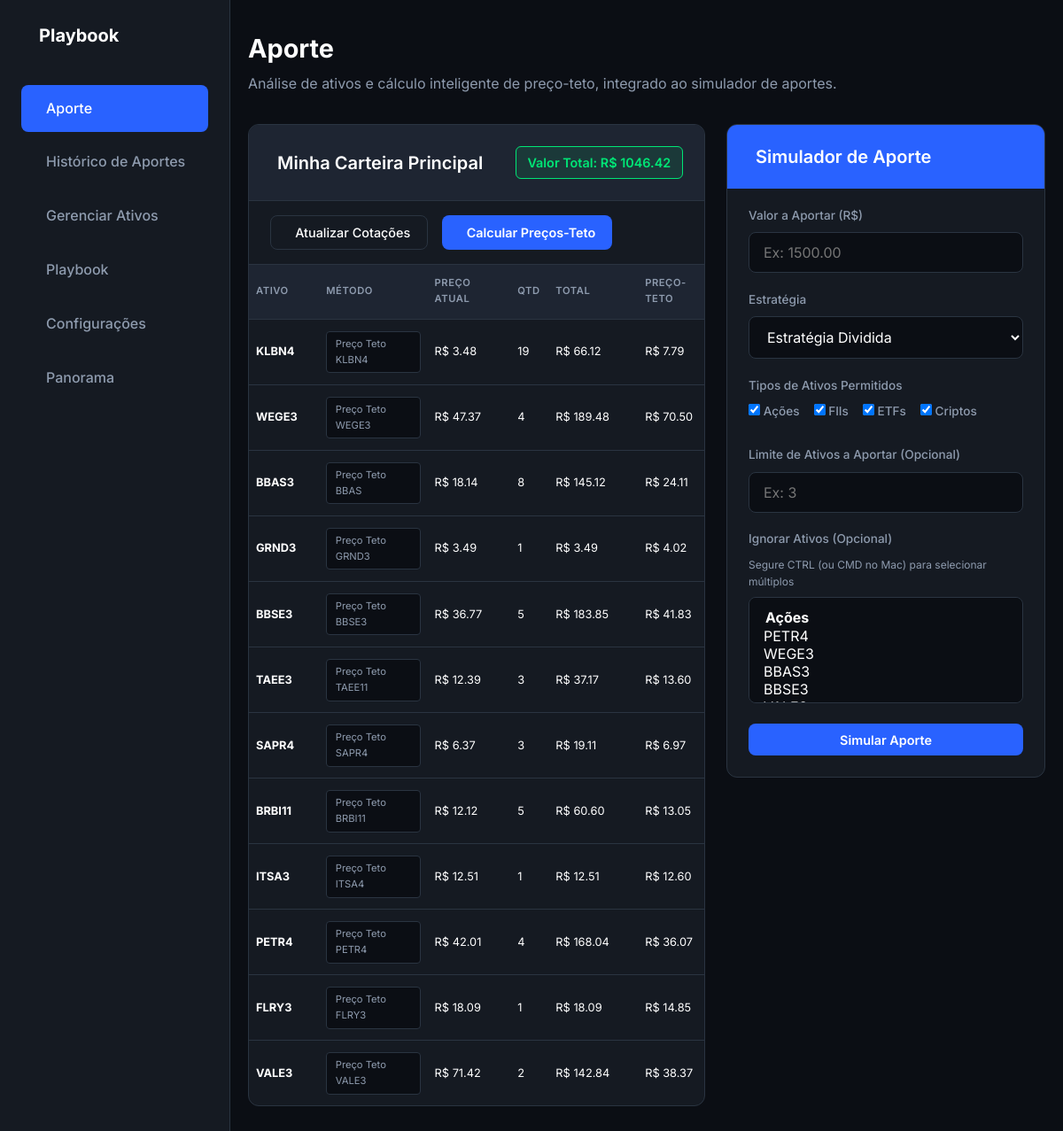
Page /aporte/simulador/ on the committed database.
### portfolio/models.py (models this page shows, shortened)
class Carteira(models.Model):
    nome = models.CharField(max_length=100, default="Minha Carteira Principal")
    margem_de_seguranca_minima = models.FloatField(default=5.0)
    banda_mais = models.FloatField(default=15.0)
    banda_menos = models.FloatField(default=2.5)
    @property
    def valor_total(self):
        total = 0.0
        related_names = [
            "ativos",              # Ações
            "fiis",                # FIIs
            "criptos",             # Criptomoedas
            "rendas_fixas",        # Renda Fixa
            "etfs_br",             # ETFs Brasil
            "etfs_internacionais", # ETFs EUA
        ]
        for related_name in related_names:
            manager = getattr(self, related_name, None)
            if manager is not None:
                total += sum(pos.valor_total for pos in manager.all())
        return total

class AtivoNaCarteira(models.Model):
    METODOS_CHOICES = [
        ('graham', 'Benjamin Graham'),
        ('bazin', 'Décio Bazin'),
        ('lynch', 'Peter Lynch'),
        ('dfc', 'Fluxo de Caixa Descontado (DFC)'),
        ('projetivo', 'Modelo Projetivo'),
        ('bbas', 'Preço Teto BBAS'),
        ('bbse', 'Preço Teto BBSE3'),
        ('brbi', 'Preço Teto BRBI11'),
        ('flry', 'Preço Teto FLRY3'),
        ('grnd', 'Preço Teto GRND3'),
        ('itsa', 'Preço Teto ITSA4'),
        ('klbn', 'Preço Teto KLBN4'),
        ('petr', 'Preço Teto PETR4'),
        ('sapr', 'Preço Teto SAPR4'),
        ('taee', 'Preço Teto TAEE11'),
        ('vale', 'Preço Teto VALE3'),
        ('wege', 'Preço Teto WEGE3'),
    ]
    parametros_especificos = models.JSONField(default=dict, blank=True, help_text="Guarda parâmetros das formulas específicas (BBAS, PETR, etc.)")
    carteira = models.ForeignKey(Carteira, related_name='ativos', on_delete=models.CASCADE)
    acao = models.ForeignKey(Acao, on_delete=models.CASCADE)
    quantidade = models.IntegerField(default=0)
    preco_teto = models.FloatField(default=0.0)
    metodo_valuation = models.CharField(max_length=20, choices=METODOS_CHOICES, default='graham')
    parametro_bazin_dy = models.FloatField(default=6.0, help_text="Dividend Yield Desejado (%)")
    parametro_lynch_crescimento = models.FloatField(default=10.0, help_text="Taxa de Crescimento (%)")
    parametro_projetivo_pl_justo = models.FloatField(default=10.0, help_text="P/L Justo para modelo Projetivo")
    parametro_dfc_taxa_desconto = models.FloatField(default=10.0, help_text="Taxa de Desconto (%) para DFC")
    parametro_dfc_crescimento = models.FloatField(default=5.0, help_text="Crescimento Perpétuo (%) para DFC")
    parametro_dfc_fluxos = models.CharField(max_length=255, blank=True, null=True, help_text="Lista de fluxos (ex: [1.5, 1.7])")
    @property
    def margem_de_seguranca(self):
        if self.preco_teto > 0 and self.acao.preco_atual > 0:
            return ((self.preco_teto - self.acao.preco_atual) / self.preco_teto) * 100
        return 0.0
    @property
    def valor_total(self):
        return self.acao.preco_atual * self.quantidade
    @property
    def percentual_na_carteira(self):
        total_carteira = self.carteira.valor_total
        if total_carteira == 0:
            return 0
        return (self.valor_total / total_carteira) * 100

class Acao(models.Model):
    ticket = models.CharField(max_length=10, unique=True)
    nome = models.CharField(max_length=100)
    preco_atual = models.FloatField(default=0.0)

### aporte/views.py (the view, shortened to what this page needs)
# urls.py: path('simulador/', views.simulador_aporte, name='simulador_aporte'),
def simulador_aporte(request):
    carteira = Carteira.objects.first()
    recomendacoes = []
    aporte_restante = 0
    erro = None
    resumo = None
    ativos_ordenados = []
    if carteira:
        ativos_ordenados = sorted(
            carteira.ativos.all(),
            key=lambda a: getattr(a, 'margem_de_seguranca', 0),
            reverse=True
        )
    context = {
        "carteira": carteira,
        "ativos_ordenados": ativos_ordenados,
        "recomendacoes": recomendacoes,
        "aporte_restante": aporte_restante,
        "erro": erro,
        "resumo": resumo,
        "filtros": request.POST,
        "tipos_selecionados": request.POST.getlist("tipos_permitidos") if "calcular_aporte" in request.POST else ["acao", "fii", "etf", "cripto"],
        "excluidos_selecionados": request.POST.getlist("ativos_excluidos")
    }
    return render(request, "aporte/simulador.html", context)

### aporte/templates/aporte/simulador.html (shortened to what this page needs)
{% extends "base/base.html" %}
{% load static %}
{% block nav_simulador %}active{% endblock %}
{% block content %}
<header class="top-header">
    <h1>Aporte</h1>
    <p>Análise de ativos e cálculo inteligente de preço-teto, integrado ao simulador de aportes.</p>
</header>
{% if carteira %}
    <div class="dashboard-grid">
        <div class="main-column">
            <div class="panel">
                <div class="panel-header">
                    <h2> {{ carteira.nome }}</h2>
                    <span class="badge-total">Valor Total: R$ {{ carteira.valor_total|floatformat:2 }}</span>
                </div>
                <form method="POST" class="actions-bar">
                    <button type="submit" name="atualizar_precos" class="btn-outline">
                         Atualizar Cotações
                    </button>
                    <button type="submit" name="calcular_tetos" class="btn-primary">
                         Calcular Preços-Teto
                    </button>
                </form>
                <div class="table-container">
                    <table class="data-table">
                        <thead>
                            <tr>
                                <th>Ativo</th><th>Método</th><th>Preço Atual</th>
                                <th>Qtd</th><th>Total</th><th>Preço-Teto</th>
                            </tr>
                        </thead>
                        <tbody>
                            {% for ativo in ativos_ordenados %}
                            <tr id="linha-ativo-{{ ativo.id }}">
                                <td class="ticker-cell">
                                    {{ ativo.acao.ticket }}
                                </td>
                                <td><span class="method-badge">{{ ativo.get_metodo_valuation_display }}</span></td>
                                <td id="preco-atual-{{ ativo.id }}">R$ {{ ativo.acao.preco_atual|floatformat:2 }}</td>
                                <td>{{ ativo.quantidade }}</td>
                                <td id="valor-total-{{ ativo.id }}">R$ {{ ativo.valor_total|floatformat:2 }}</td>
                                <td id="preco-teto-{{ ativo.id }}">R$ {{ ativo.preco_teto|floatformat:2 }}</td>
                            </tr>
                            {% empty %}
                            <tr><td colspan="8" style="text-align: center; color: var(--text-muted);">Nenhum ativo cadastrado.</td></tr>
                            {% endfor %}
                        </tbody>
                    </table>
                </div>
            </div>
        </div>
        <div class="side-column">
            <div class="panel">
                <div class="panel-header" style="background: var(--primary); border: none;">
                    <h2 style="color: white;"> Simulador de Aporte</h2>
                </div>
                <form action="{% url 'simulador_aporte' %}" method="POST">
                    <div class="form-group">
                        <label>Valor a Aportar (R$)</label>
                        <input type="number" step="0.01" name="valor" value="{{ filtros.valor }}" min="0.01" class="form-input" required placeholder="Ex: 1500.00">
                    </div>
                    <div class="form-group">
                        <label>Estratégia</label>
                        <select name="estrategia" class="form-input">
                            <option value="dividido">Estratégia Dividida</option>
                        </select>
                    </div>
                    <div class="form-group">
                        <label>Tipos de Ativos Permitidos</label>
                        <div style="display: flex; gap: 1rem; color: var(--text-muted); font-size: 0.85rem; flex-wrap: wrap;">
                            <label><input type="checkbox" name="tipos_permitidos" value="acao" {% if "acao" in tipos_selecionados %}checked{% endif %}> Ações</label>
                            <label><input type="checkbox" name="tipos_permitidos" value="fii" {% if "fii" in tipos_selecionados %}checked{% endif %}> FIIs</label>
                            <label><input type="checkbox" name="tipos_permitidos" value="etf" {% if "etf" in tipos_selecionados %}checked{% endif %}> ETFs</label>
                            <label><input type="checkbox" name="tipos_permitidos" value="cripto" {% if "cripto" in tipos_selecionados %}checked{% endif %}> Criptos</label>
                        </div>
                    </div>
                    <div class="form-group">
                        <label>Limite de Ativos a Aportar (Opcional)</label>
                        <input type="number" step="1" min="1" name="limite_ativos" value="{{ filtros.limite_ativos }}" class="form-input" placeholder="Ex: 3">
                    </div>
                    <div class="form-group">
                        <label>Ignorar Ativos (Opcional)</label>
                        <span style="display:block; font-size: 0.75rem; color: var(--text-muted); margin-bottom: 0.5rem;">Segure CTRL (ou CMD no Mac) para selecionar múltiplos</span>
                        <select multiple name="ativos_excluidos" class="form-input" style="height: 120px;">
                            <optgroup label="Ações">
                                {% for ativo in carteira.ativos.all %}
                                    <option value="{{ ativo.acao.ticket }}" {% if ativo.acao.ticket in excluidos_selecionados %}selected{% endif %}>{{ ativo.acao.ticket }}</option>
                                {% endfor %}
                            </optgroup>
                        </select>
                    </div>
                    <button type="submit" name="calcular_aporte" class="btn-primary btn-full">Simular Aporte</button>
                </form>
            </div>
        </div>
    </div>
{% endif %}
{% endblock %}

### static/portfolio/css/style.css (style rules this page uses)
html[data-theme="dark"] { --bg-dark: #0B0E14; --bg-panel: #151A22; --bg-card: #1E2532; --text-main: #FFFFFF; --text-muted: #8E9BAE; --primary: #2962FF; --primary-hover: #1E4BD8; --success: #00E676; --success-bg: rgba(0, 230, 118, 0.1); --danger: #FF3D00; --danger-bg: rgba(255, 61, 0, 0.1); --warning: #FFC107; --border: #2A3441; }
* { margin: 0; padding: 0; box-sizing: border-box; font-family: 'Inter', sans-serif; }
body { background-color: var(--bg-dark); color: var(--text-main); line-height: 1.6; min-height: 100vh; display: flex; justify-content: center; }
.top-header { text-align: center; margin-bottom: 2rem; }
.top-header h1 { font-size: 2rem; font-weight: 700; display: flex; align-items: center; justify-content: center; gap: 0.5rem; color: var(--primary); }
.top-header p { color: var(--text-muted); }
.dashboard-grid { display: grid; grid-template-columns: 2fr 1fr; gap: 1.5rem; }
.panel { background: var(--bg-panel); border-radius: 12px; border: 1px solid var(--border); overflow: hidden; margin-bottom: 1.5rem; }
.panel-header { background: var(--bg-card); padding: 1.5rem; border-bottom: 1px solid var(--border); display: flex; justify-content: space-between; align-items: center; }
.panel-header h2 { font-size: 1.25rem; font-weight: 600; display: flex; align-items: center; gap: 0.5rem; }
.badge-total { background: var(--success-bg); color: var(--success); padding: 0.4rem 0.8rem; border-radius: 6px; font-weight: 600; font-size: 0.9rem; border: 1px solid var(--success); }
.actions-bar { padding: 1rem 1.5rem; display: flex; gap: 1rem; border-bottom: 1px solid var(--border); }
.btn-primary { background: var(--primary); color: white; border: none; padding: 0.6rem 1.2rem; border-radius: 8px; cursor: pointer; font-weight: 600; display: inline-flex; align-items: center; gap: 0.5rem; transition: 0.2s; font-size: 0.9rem; }
.btn-outline { background: transparent; color: var(--text-main); border: 1px solid var(--border); padding: 0.6rem 1.2rem; border-radius: 8px; cursor: pointer; font-weight: 500; display: inline-flex; align-items: center; gap: 0.5rem; transition: 0.2s; font-size: 0.9rem; }
.table-container { overflow-x: auto; }
.data-table { width: 100%; border-collapse: collapse; text-align: left; }
.data-table th, .data-table td { padding: 1rem 1.5rem; border-bottom: 1px solid var(--border); white-space: nowrap; }
.data-table th { background: var(--bg-card); color: var(--text-muted); font-weight: 600; font-size: 0.85rem; text-transform: uppercase; letter-spacing: 0.05em; }
.data-table tr:last-child td { border-bottom: none; }
.ticker-cell { font-weight: 700; color: var(--text-main); font-size: 1.1rem; }
.method-badge { background: var(--bg-dark); border: 1px solid var(--border); padding: 0.3rem 0.6rem; border-radius: 4px; font-size: 0.75rem; color: var(--text-muted); }
.form-group { margin-bottom: 1.2rem; padding: 0 1.5rem; }
.form-group label { display: block; font-size: 0.85rem; color: var(--text-muted); margin-bottom: 0.5rem; font-weight: 500; }
.form-input { width: 100%; padding: 0.75rem 1rem; background: var(--bg-dark); border: 1px solid var(--border); color: white; border-radius: 8px; font-size: 1rem; outline: none; transition: 0.3s; }
.btn-full { width: calc(100% - 3rem); margin: 0 1.5rem 1.5rem 1.5rem; justify-content: center; }

### portfolio/templates/base/base.html (style rules this page uses)
body { display: block; margin: 0; background: var(--bg-dark); }
.top-header { text-align: left; margin-bottom: 2rem; }
.top-header h1 { justify-content: flex-start; color: var(--text-main); font-size: 1.8rem; margin-bottom: 0.25rem; }

### rows in the picture
Carteira: nome "Minha Carteira Principal", valor_total "1046.42"
AtivoNaCarteira: acao.ticket "KLBN4", metodo_valuation "Preço Teto KLBN4", acao.preco_atual "3.48", quantidade "19", valor_total "66.12", preco_teto "7.79"
AtivoNaCarteira: acao.ticket "WEGE3", metodo_valuation "Preço Teto WEGE3", acao.preco_atual "47.37", quantidade "4", valor_total "189.48", preco_teto "70.50"
AtivoNaCarteira: acao.ticket "BBAS3", metodo_valuation "Preço Teto BBAS", acao.preco_atual "18.14", quantidade "8", valor_total "145.12", preco_teto "24.11"
AtivoNaCarteira: acao.ticket "GRND3", metodo_valuation "Preço Teto GRND3", acao.preco_atual "3.49", quantidade "1", valor_total "3.49", preco_teto "4.02"
AtivoNaCarteira: acao.ticket "BBSE3", metodo_valuation "Preço Teto BBSE3", acao.preco_atual "36.77", quantidade "5", valor_total "183.85", preco_teto "41.83"
AtivoNaCarteira: acao.ticket "TAEE3", metodo_valuation "Preço Teto TAEE11", acao.preco_atual "12.39", quantidade "3", valor_total "37.17", preco_teto "13.60"
AtivoNaCarteira: acao.ticket "SAPR4", metodo_valuation "Preço Teto SAPR4", acao.preco_atual "6.37", quantidade "3", valor_total "19.11", preco_teto "6.97"
AtivoNaCarteira: acao.ticket "BRBI11", metodo_valuation "Preço Teto BRBI11", acao.preco_atual "12.12", quantidade "5", valor_total "60.60", preco_teto "13.05"
AtivoNaCarteira: acao.ticket "ITSA3", metodo_valuation "Preço Teto ITSA4", acao.preco_atual "12.51", quantidade "1", valor_total "12.51", preco_teto "12.60"
AtivoNaCarteira: acao.ticket "PETR4", metodo_valuation "Preço Teto PETR4", acao.preco_atual "42.01", quantidade "4", valor_total "168.04", preco_teto "36.07"
AtivoNaCarteira: acao.ticket "FLRY3", metodo_valuation "Preço Teto FLRY3", acao.preco_atual "18.09", quantidade "1", valor_total "18.09", preco_teto "14.85"
AtivoNaCarteira: acao.ticket "VALE3", metodo_valuation "Preço Teto VALE3", acao.preco_atual "71.42", quantidade "2", valor_total "142.84", preco_teto "38.37"
